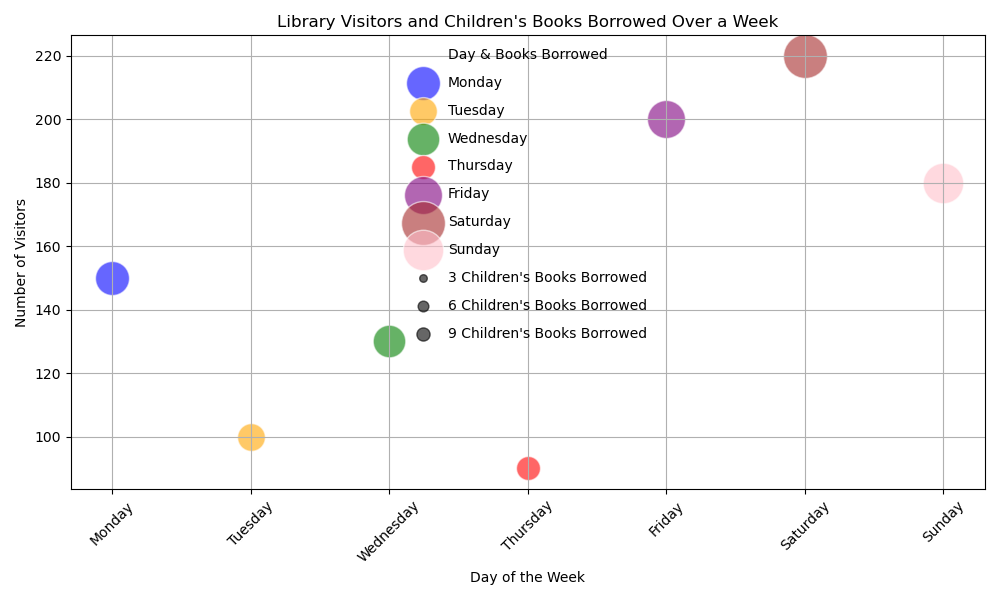

Recreate this plot in Python.

import matplotlib.pyplot as plt

# Given data
data = [
    {'Day of the Week': 'Monday', 'Visitors': 150, "Children's Book Borrowed": 60},
    {'Day of the Week': 'Tuesday', 'Visitors': 100, "Children's Book Borrowed": 40},
    {'Day of the Week': 'Wednesday', 'Visitors': 130, "Children's Book Borrowed": 55},
    {'Day of the Week': 'Thursday', 'Visitors': 90, "Children's Book Borrowed": 30},
    {'Day of the Week': 'Friday', 'Visitors': 200, "Children's Book Borrowed": 75},
    {'Day of the Week': 'Saturday', 'Visitors': 220, "Children's Book Borrowed": 100},
    {'Day of the Week': 'Sunday', 'Visitors': 180, "Children's Book Borrowed": 85}
]

# Extracting the day labels for the x-axis
days = [d['Day of the Week'] for d in data]

# Encoding the days of the week as numerical values for plotting
day_mapping = {day: i for i, day in enumerate(days)}
numerical_days = [day_mapping[day] for day in days]

# Visitors will be on the y-axis
visitors = [d['Visitors'] for d in data]

# The size of points will represent the number of Children's Book Borrowed
book_borrowed = [d["Children's Book Borrowed"] for d in data]
sizes = [borrowed * 10 for borrowed in book_borrowed]  # Multiplying by 10 for better visualization

# We can also map each day to a color
colors = ['blue', 'orange', 'green', 'red', 'purple', 'brown', 'pink']

# Create the scatter plot
plt.figure(figsize=(10, 6))

for i, day in enumerate(days):
    plt.scatter(numerical_days[i], visitors[i], s=sizes[i], c=colors[i], label=day, alpha=0.6, edgecolors='w')

# Add titles and labels
plt.title('Library Visitors and Children\'s Books Borrowed Over a Week')
plt.xlabel('Day of the Week')
plt.ylabel('Number of Visitors')

# Adding day labels to the x-axis
plt.xticks(ticks=list(day_mapping.values()), labels=days, rotation=45)

# Adding a legend to explain sizes
for size in [30, 60, 90]:
    plt.scatter([], [], c='k', alpha=0.6, s=size,
                label=str(size // 10) + " Children's Books Borrowed")

plt.legend(scatterpoints=1, frameon=False, labelspacing=1, title='Day & Books Borrowed')

# Show the plot
plt.grid(True)
plt.tight_layout()
plt.show()
